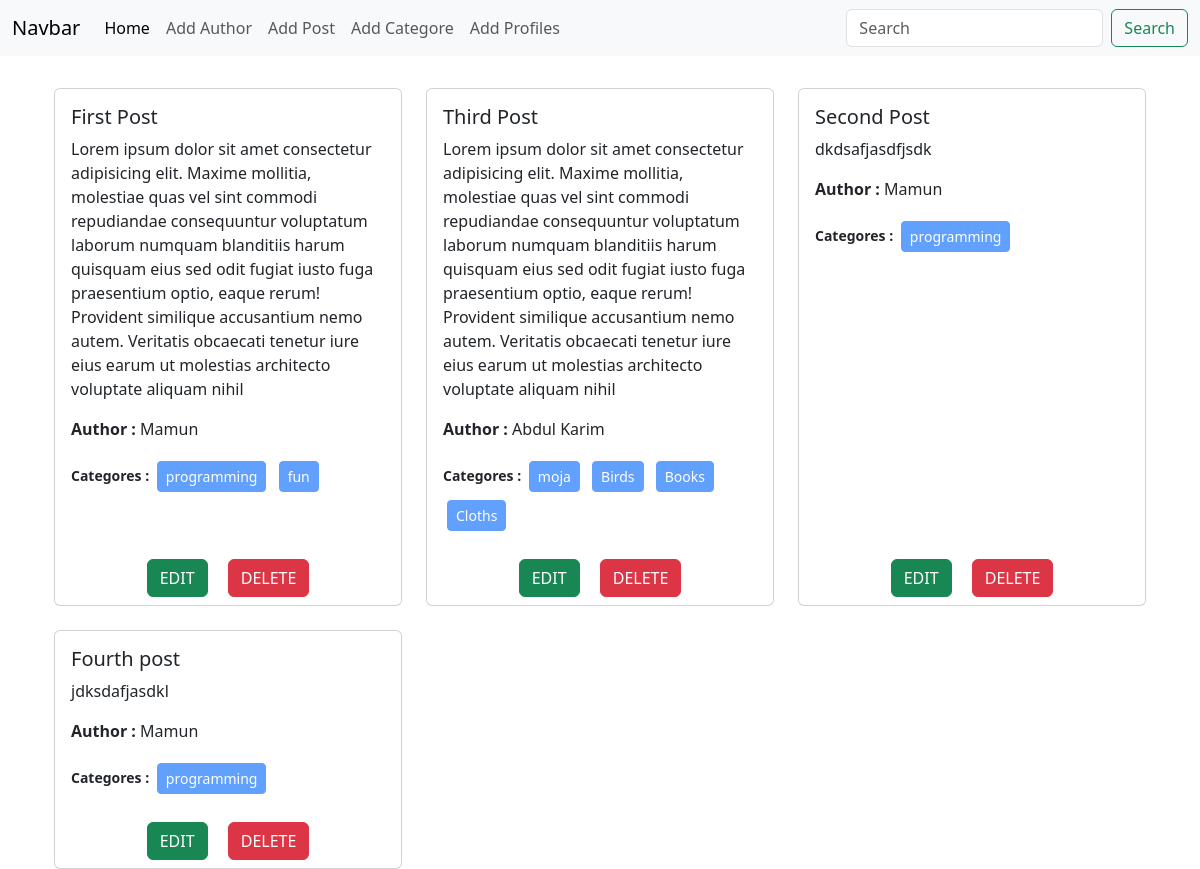
The page / on the database its author committed.
### posts/models.py (models this page shows, shortened)
class Posts(models.Model):
    title = models.CharField(max_length=100)
    description = models.TextField()
    author = models.ForeignKey(Author, on_delete=models.CASCADE)
    categores = models.ManyToManyField(Categores)

### author/models.py (models this page shows)
class Author(models.Model):
    name = models.CharField(max_length=60)
    bio = models.TextField()
    phone = models.CharField(max_length=12)
    def __str__(self) -> str:
        return self.name

### categores/models.py (models this page shows)
class Categores(models.Model):
    name = models.CharField(max_length=60)
    def __str__(self) -> str:
        return self.name

### blog_project/views.py (the view)
# urls.py: 2. Add a URL to urlpatterns:  path('', views.home, name='home')
def home(request):
    post = Posts.objects.all()
    return render(request, 'home.html', {'data': post})

### templates/home.html
{% extends "base.html" %}
{% block content %}
<div class="container mx-auto mt-2 row row-cols-1 row-cols-md-3 g-4">
    {% for post in data %}
    <div class="col">
        <div class="card h-100">
            <div class="card-body">
                <h5 class="card-title">{{post.title}}</h5>
                <p class="card-text">{{post.description}}</p>
                <p class="card-text"><span class="fw-bold">Author : </span> {{post.author}}</p>
                <small class="fw-bold">Categores : </small>
                {% for cat in post.categores.all %}
                <button class="btn btn-primary btn-sm m-1" disabled>{{cat}}</button>
                {% endfor %}
            </div>
            <div class="mx-auto">
                <a class="btn btn-success m-2 text-uppercase" href="{% url 'edit_post' post.id %}">Edit</a>
                <a class="btn btn-danger m-2 text-uppercase" href="{% url 'delete_post' post.id%}">Delete</a>
            </div>
        </div>
    </div>
    {% endfor %}
</div>
{% endblock content %}

### templates/base.html (shortened to what this page needs)
<!doctype html>
<html lang="en">
<head>
    <link href="https://cdn.jsdelivr.net/npm/bootstrap@5.3.2/dist/css/bootstrap.min.css" rel="stylesheet"
>
</head>
<body>
    <section>
        <nav class="navbar navbar-expand-lg bg-body-tertiary">
            <div class="container-fluid">
                <a class="navbar-brand" href="{%url "home" %}">Navbar</a>
                <div class="collapse navbar-collapse" id="navbarSupportedContent">
                    <ul class="navbar-nav me-auto mb-2 mb-lg-0">
                        <li class="nav-item">
                            <a class="nav-link active" aria-current="page" href="{% url "home" %}">Home</a>
                        </li>
                        <li class="nav-item">
                            <a class="nav-link" href="{% url "add_authors" %}">Add Author</a>
                        </li>
                        <li class="nav-item">
                            <a class="nav-link" href="{% url "add_post"%}">Add Post</a>
                        </li>
                        <li class="nav-item">
                            <a class="nav-link" href="{% url "add_categores" %}">Add Categore</a>
                        </li>
                        <li class="nav-item">
                            <a class="nav-link" href="{%url "add_profiles" %}">Add Profiles</a>
                        </li>
                    </ul>
                    <form class="d-flex" role="search">
                        <input class="form-control me-2" type="search" placeholder="Search" aria-label="Search">
                        <button class="btn btn-outline-success" type="submit">Search</button>
                    </form>
                </div>
            </div>
        </nav>
    </section>
    {% block content %}{% endblock content %}
</body>
</html>

### rows shown on the page
Posts: title "First Post", description "Lorem ipsum dolor sit amet consectetur adipisicing elit. Maxime mollitia, molestiae quas vel sint commodi repudiandae consequuntur voluptatum laborum numquam blanditiis harum quisquam eius sed odit fugiat iusto fuga praesentium optio, eaque rerum! Provident similique accusantium nemo autem. Veritatis obcaecati tenetur iure eius earum ut molestias architecto voluptate aliquam nihil", author "Mamun"
Categores: name "programming"
Categores: name "fun"
Posts: title "Third Post", description "Lorem ipsum dolor sit amet consectetur adipisicing elit. Maxime mollitia, molestiae quas vel sint commodi repudiandae consequuntur voluptatum laborum numquam blanditiis harum quisquam eius sed odit fugiat iusto fuga praesentium optio, eaque rerum! Provident similique accusantium nemo autem. Veritatis obcaecati tenetur iure eius earum ut molestias architecto voluptate aliquam nihil", author "Abdul Karim"
Categores: name "moja"
Categores: name "Birds"
Categores: name "Books"
Categores: name "Cloths"
Posts: title "Second Post", description "dkdsafjasdfjsdk", author "Mamun"
Posts: title "Fourth post", description "jdksdafjasdkl", author "Mamun"
